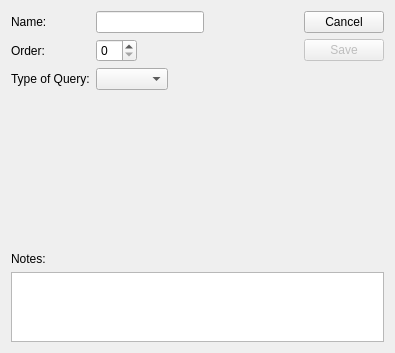
<?xml version="1.0" encoding="UTF-8"?>
<ui version="4.0">
 <class>QueryItem</class>
 <widget class="QWidget" name="QueryItem">
  <property name="geometry">
   <rect>
    <x>0</x>
    <y>0</y>
    <width>395</width>
    <height>353</height>
   </rect>
  </property>
  <property name="windowTitle">
   <string>Query Item</string>
  </property>
  <layout class="QGridLayout" name="gridLayout">
   <item row="0" column="0" colspan="2">
    <layout class="QFormLayout" name="formLayout">
     <property name="fieldGrowthPolicy">
      <enum>QFormLayout::FieldsStayAtSizeHint</enum>
     </property>
     <item row="2" column="0">
      <widget class="XLabel" name="_qryOrderLit">
       <property name="text">
        <string>Order:</string>
       </property>
       <property name="buddy">
        <cstring>_qryOrder</cstring>
       </property>
      </widget>
     </item>
     <item row="2" column="1">
      <widget class="XSpinBox" name="_qryOrder"/>
     </item>
     <item row="3" column="0">
      <widget class="XLabel" name="xlabel">
       <property name="text">
        <string>Type of Query:</string>
       </property>
      </widget>
     </item>
     <item row="3" column="1">
      <widget class="XComboBox" name="_qrySrc">
       <property name="allowNull">
        <bool>true</bool>
       </property>
       <property name="nullStr">
        <string>[ Pick a type of query ]</string>
       </property>
      </widget>
     </item>
     <item row="1" column="0">
      <widget class="QLabel" name="_qryNameLit">
       <property name="text">
        <string>Name:</string>
       </property>
       <property name="buddy">
        <cstring>_qryName</cstring>
       </property>
      </widget>
     </item>
     <item row="1" column="1">
      <widget class="QLineEdit" name="_qryName"/>
     </item>
    </layout>
   </item>
   <item row="0" column="3">
    <layout class="QVBoxLayout" name="verticalLayout">
     <item>
      <widget class="QPushButton" name="_cancel">
       <property name="text">
        <string>Cancel</string>
       </property>
      </widget>
     </item>
     <item>
      <widget class="QPushButton" name="_save">
       <property name="enabled">
        <bool>false</bool>
       </property>
       <property name="text">
        <string>Save</string>
       </property>
      </widget>
     </item>
     <item>
      <spacer name="verticalSpacer">
       <property name="orientation">
        <enum>Qt::Vertical</enum>
       </property>
       <property name="sizeHint" stdset="0">
        <size>
         <width>20</width>
         <height>40</height>
        </size>
       </property>
      </spacer>
     </item>
    </layout>
   </item>
   <item row="1" column="0" rowspan="2" colspan="4">
    <widget class="QStackedWidget" name="_qryStack">
     <property name="sizePolicy">
      <sizepolicy hsizetype="Preferred" vsizetype="Preferred">
       <horstretch>0</horstretch>
       <verstretch>10</verstretch>
      </sizepolicy>
     </property>
     <property name="currentIndex">
      <number>0</number>
     </property>
     <widget class="QWidget" name="_undefinedQueryTypePage"/>
     <widget class="QWidget" name="_qryRelationPage">
      <layout class="QHBoxLayout" name="horizontalLayout">
       <item>
        <layout class="QFormLayout" name="formLayout_2">
         <item row="0" column="0">
          <widget class="XLabel" name="_qrySchemaLit">
           <property name="text">
            <string>Schema or Package:</string>
           </property>
           <property name="buddy">
            <cstring>_qrySchema</cstring>
           </property>
          </widget>
         </item>
         <item row="0" column="1">
          <widget class="XComboBox" name="_qrySchema">
           <property name="allowNull">
            <bool>true</bool>
           </property>
           <property name="nullStr">
            <string>[ Select a schema ]</string>
           </property>
          </widget>
         </item>
         <item row="1" column="0">
          <widget class="XLabel" name="_qryRelationLit">
           <property name="text">
            <string>Table or View:</string>
           </property>
           <property name="buddy">
            <cstring>_qryRelation</cstring>
           </property>
          </widget>
         </item>
         <item row="1" column="1">
          <widget class="XComboBox" name="_qryRelation">
           <property name="allowNull">
            <bool>true</bool>
           </property>
           <property name="nullStr">
            <string>[ Select a table or view ]</string>
           </property>
          </widget>
         </item>
        </layout>
       </item>
       <item>
        <spacer name="horizontalSpacer">
         <property name="orientation">
          <enum>Qt::Horizontal</enum>
         </property>
         <property name="sizeHint" stdset="0">
          <size>
           <width>40</width>
           <height>20</height>
          </size>
         </property>
        </spacer>
       </item>
      </layout>
     </widget>
     <widget class="QWidget" name="_qryMQLPage"/>
     <widget class="QWidget" name="_qryCustomPage"/>
    </widget>
   </item>
   <item row="4" column="0" colspan="4">
    <widget class="XTextEdit" name="_qryNotes">
     <property name="sizePolicy">
      <sizepolicy hsizetype="Expanding" vsizetype="Expanding">
       <horstretch>0</horstretch>
       <verstretch>7</verstretch>
      </sizepolicy>
     </property>
    </widget>
   </item>
   <item row="3" column="0">
    <widget class="XLabel" name="_qryNotesLit">
     <property name="text">
      <string>Notes:</string>
     </property>
     <property name="buddy">
      <cstring>_qryNotes</cstring>
     </property>
    </widget>
   </item>
   <item row="0" column="2">
    <spacer name="horizontalSpacer_2">
     <property name="orientation">
      <enum>Qt::Horizontal</enum>
     </property>
     <property name="sizeHint" stdset="0">
      <size>
       <width>40</width>
       <height>20</height>
      </size>
     </property>
    </spacer>
   </item>
  </layout>
 </widget>
 <customwidgets>
  <customwidget>
   <class>XComboBox</class>
   <extends>QComboBox</extends>
   <header>xcombobox.h</header>
  </customwidget>
  <customwidget>
   <class>XLabel</class>
   <extends>QLabel</extends>
   <header>xlabel.h</header>
  </customwidget>
  <customwidget>
   <class>XSpinBox</class>
   <extends>QSpinBox</extends>
   <header>xspinbox.h</header>
  </customwidget>
  <customwidget>
   <class>XTextEdit</class>
   <extends>QTextEdit</extends>
   <header>xtextedit.h</header>
  </customwidget>
 </customwidgets>
 <tabstops>
  <tabstop>_qryName</tabstop>
  <tabstop>_qryOrder</tabstop>
  <tabstop>_qrySrc</tabstop>
  <tabstop>_qryNotes</tabstop>
  <tabstop>_save</tabstop>
  <tabstop>_cancel</tabstop>
  <tabstop>_qrySchema</tabstop>
  <tabstop>_qryRelation</tabstop>
 </tabstops>
 <resources/>
 <connections>
  <connection>
   <sender>_qrySrc</sender>
   <signal>activated(int)</signal>
   <receiver>_qryStack</receiver>
   <slot>setCurrentIndex(int)</slot>
   <hints>
    <hint type="sourcelabel">
     <x>213</x>
     <y>113</y>
    </hint>
    <hint type="destinationlabel">
     <x>299</x>
     <y>223</y>
    </hint>
   </hints>
  </connection>
  <connection>
   <sender>_cancel</sender>
   <signal>clicked()</signal>
   <receiver>QueryItem</receiver>
   <slot>close()</slot>
   <hints>
    <hint type="sourcelabel">
     <x>382</x>
     <y>33</y>
    </hint>
    <hint type="destinationlabel">
     <x>394</x>
     <y>7</y>
    </hint>
   </hints>
  </connection>
 </connections>
</ui>
